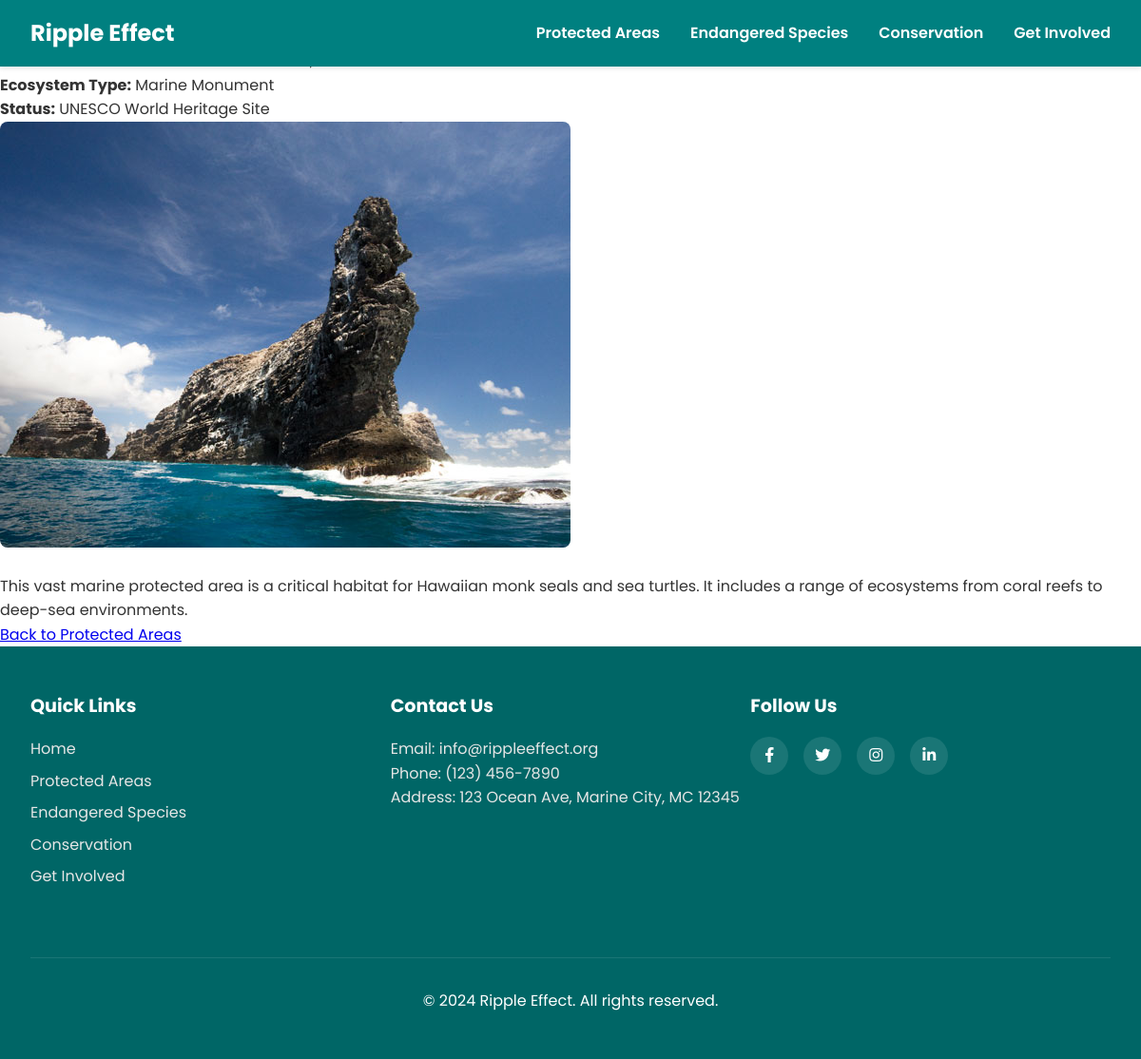
/protected-areas/4/, run on the app's committed database.
### marine_conservation/models.py (models this page shows, shortened)
class MarineProtectedArea(models.Model):
    name = models.CharField(max_length=100)  # Name of the protected area
    location = models.CharField(max_length=200)
    ecosystem_type = models.CharField(max_length=100)
    conservation_status = models.CharField(max_length=50)
    description = models.TextField()  # Detailed information about the area
    image = models.ImageField(
        upload_to='protected_areas/', null=True, blank=True)

### marine_conservation/views.py (the view)
# urls.py: path('protected-areas/<int:pk>/', views.protected_area_detail,
def protected_area_detail(request, pk):
    protected_area = MarineProtectedArea.objects.get(pk=pk)
    context = {'protected_area': protected_area}
    return render(request, 'marine_conservation/protected_area_detail.html', context)

### templates/marine_conservation/protected_area_detail.html
{% extends 'marine_conservation/base.html' %}
{% block content %}
<div class="protected-area-detail">
    <h1>{{ protected_area.name }}</h1>
    <p><strong>Location:</strong> {{ protected_area.location }}</p>
    <p><strong>Ecosystem Type:</strong> {{ protected_area.ecosystem_type }}</p>
    <p><strong>Status:</strong> {{ protected_area.conservation_status }}</p>
    {% if protected_area.image %}
        <img src="{{ protected_area.image.url }}" alt="{{ protected_area.name }}">
    {% endif %}
    <p>{{ protected_area.description }}</p>
    <a href="{% url 'protected_areas' %}" class="btn">Back to Protected Areas</a>
</div>
{% endblock %}

### static/css/styles.css (style rules this page uses)
* { box-sizing: border-box; margin: 0; padding: 0; }
body { font-family: 'Poppins', sans-serif; line-height: 1.6; color: #333; }
.protected-area-detail img { max-width: 100%; height: auto; border-radius: 8px; margin-bottom: 20px; }

### data on the page
MarineProtectedArea: ecosystem_type "Marine Monument", conservation_status "UNESCO World Heritage Site", image (picture), description "This vast marine protected area is a critical habitat for Hawaiian monk seals and sea turtles. It includes a range of ecosystems from coral reefs to deep-sea environments."
